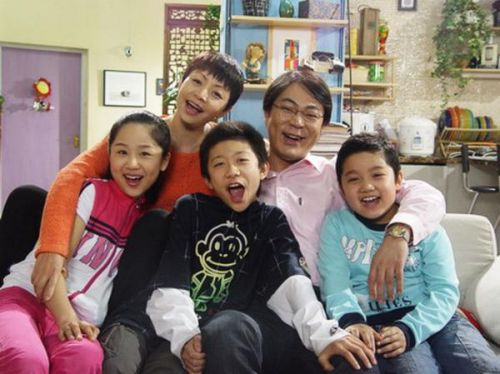
#> input picture 03OpenCV图像处理/kids.jpg, 500 x 374 px
$ python '03图像旋转.py'
#> lines starting #> are read from the running program, lines starting #| are printed output that depends on the picture
import numpy as np
import cv2 as cv
import matplotlib.pyplot as plt

# 图像旋转
# 思路：将所有的像素点进行移动
# 公式：x'=rcos(α-θ)；y'=rcos(α-θ)  （r为旋转矩阵的对角线长，θ为旋转角，α为旋转角与旋转矩阵对角线与x轴的夹角之和）
# 获取旋转矩阵
# cv2.getRotationMatrix2D(center, angle, scale)
# 参数：
#   1.angle：旋转中心
#   2.angle:旋转角度
#   3.scale：缩放比例
# 该函数能够返回旋转矩阵
# 图像的平移与旋转本质上是图像矩阵的线性变换
# 最后是调用cv.warpAffine完成图像的旋转
img = cv.imread("kids.jpg")
#> img is the input picture: shape (374, 500, 3); mean B, G, R 115.9, 123, 138.4
plt.imshow(img[..., ::-1])
plt.show()
rows, cols = img.shape[:2]
#> rows = 374; cols = 500
print(rows, cols)
#| 374 500
M = cv.getRotationMatrix2D((cols/2, rows/2), 45, 1)
res = cv.warpAffine(img, M, (cols, rows))
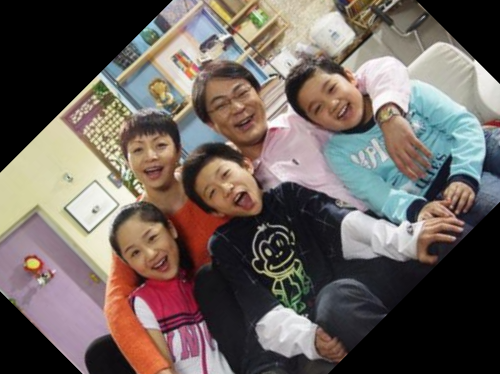
#> res: shape (374, 500, 3); mean B, G, R 92.9, 98.4, 108.9
plt.imshow(res[..., ::-1])
plt.show()
M = cv.getRotationMatrix2D((cols/2, rows/2), 45, 0.5)
res = cv.warpAffine(img, M, (cols, rows))
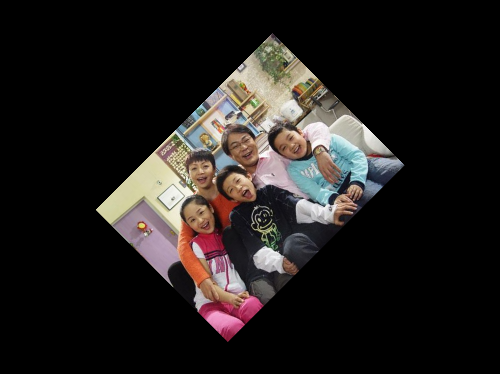
#> res: shape (374, 500, 3); mean B, G, R 29, 30.7, 34.6
plt.imshow(res[..., ::-1])
plt.show()

$ run again, with 03OpenCV图像处理/horse.jpg copied over 03OpenCV图像处理/kids.jpg
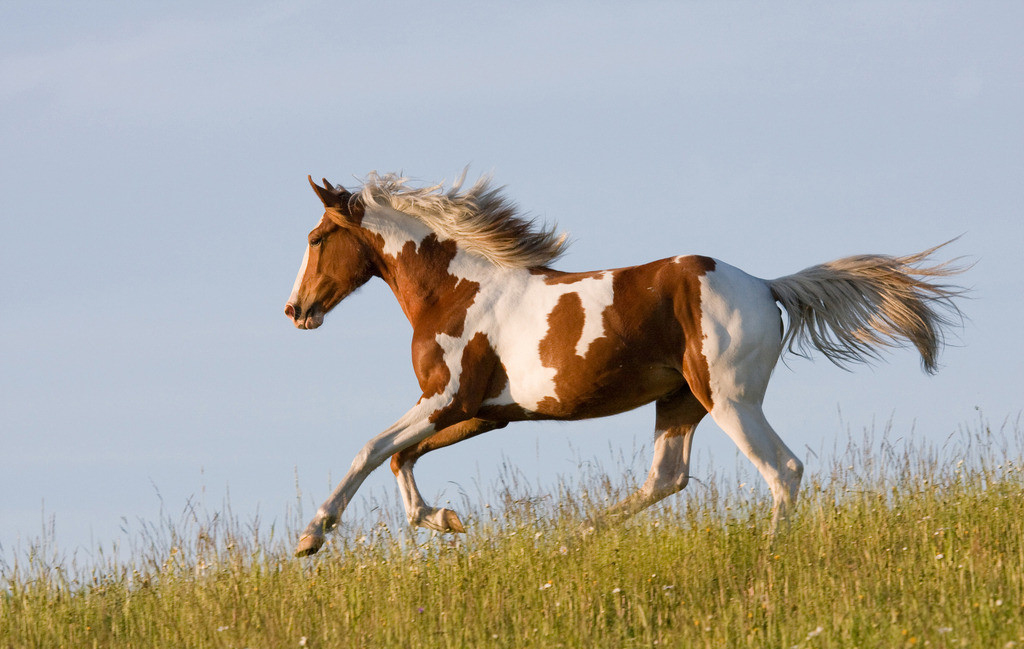
#> input picture 03OpenCV图像处理/horse.jpg, 1024 x 649 px
#> img is the input picture: shape (649, 1024, 3); mean B, G, R 160.2, 167.9, 170.4
#| 649 1024
#> `res = cv.warpAffine(img, M, (cols, rows))`:
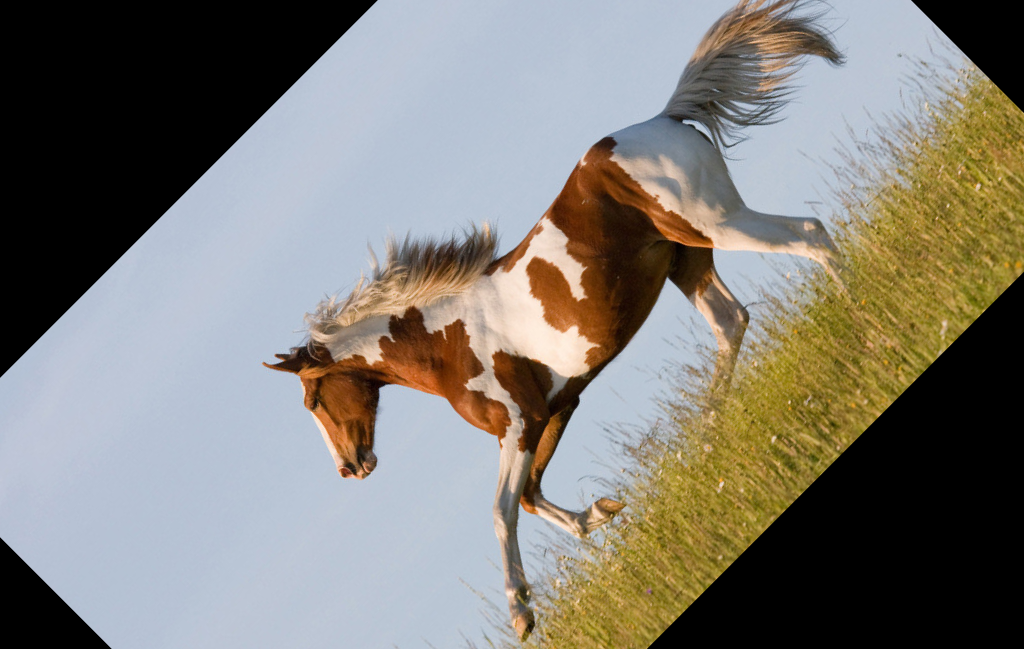
#> res: shape (649, 1024, 3); mean B, G, R 119, 125.9, 129
#> `res = cv.warpAffine(img, M, (cols, rows))`:
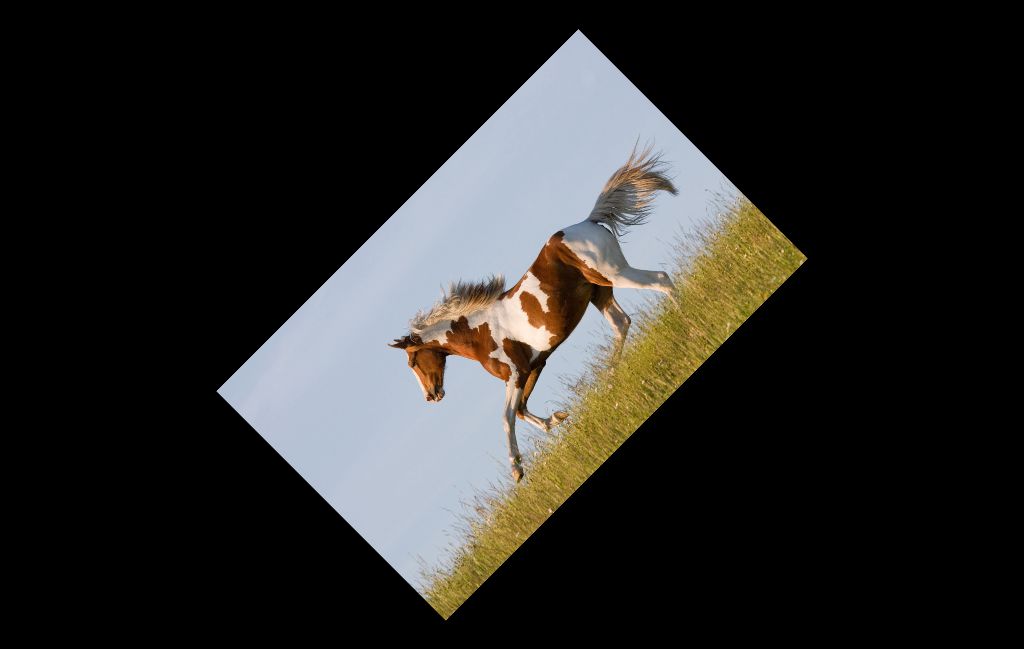
#> res: shape (649, 1024, 3); mean B, G, R 40.1, 42, 42.6

$ run again, with 03OpenCV图像处理/cat.jpeg copied over 03OpenCV图像处理/kids.jpg
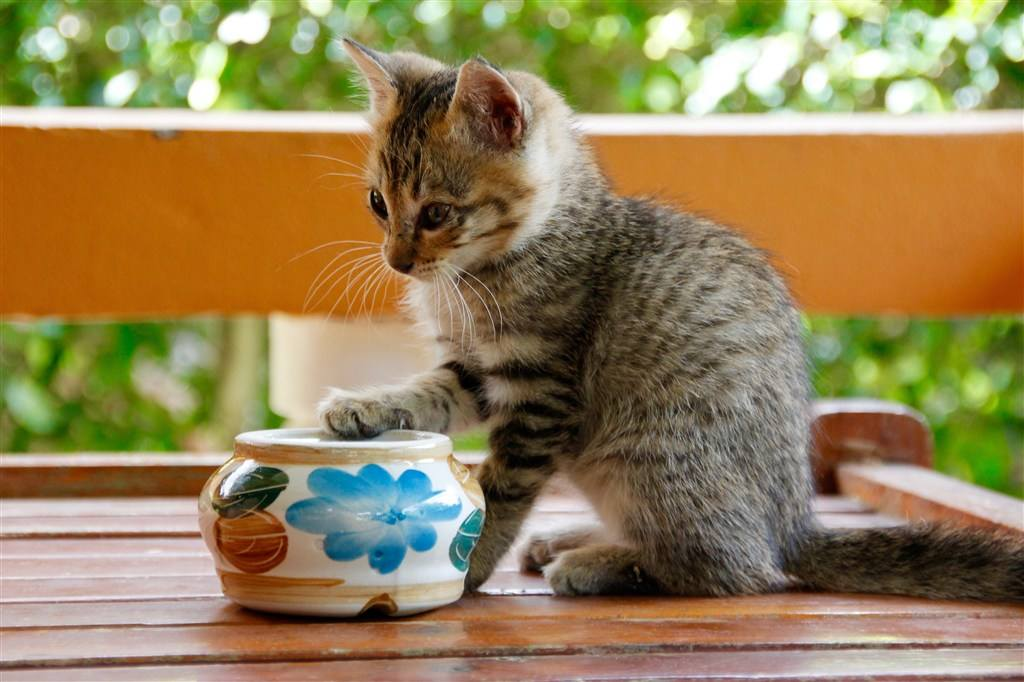
#> input picture 03OpenCV图像处理/cat.jpeg, 1024 x 682 px
#> img is the input picture: shape (682, 1024, 3); mean B, G, R 86.6, 129.3, 148.4
#| 682 1024
#> `res = cv.warpAffine(img, M, (cols, rows))`:
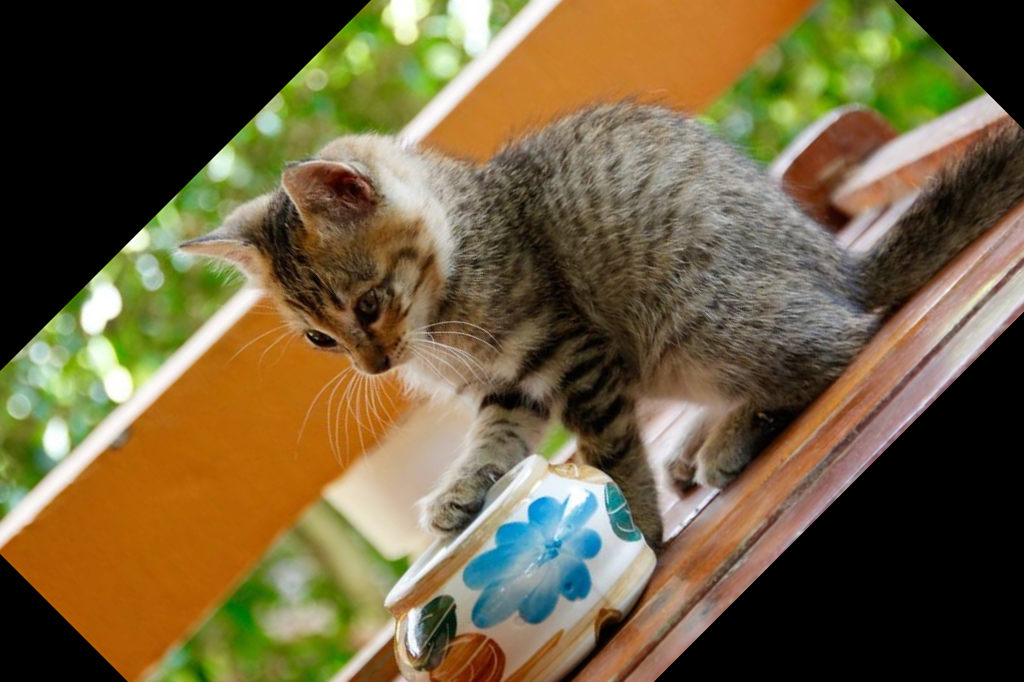
#> res: shape (682, 1024, 3); mean B, G, R 61.6, 95.1, 110.3
#> `res = cv.warpAffine(img, M, (cols, rows))`:
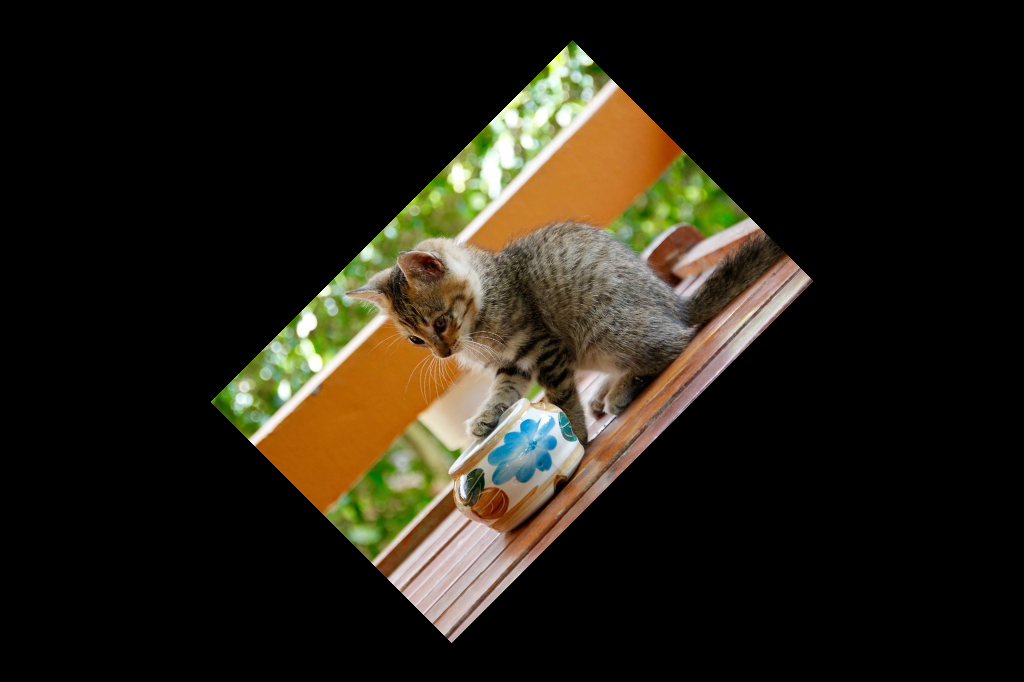
#> res: shape (682, 1024, 3); mean B, G, R 21.6, 32.3, 37.1
